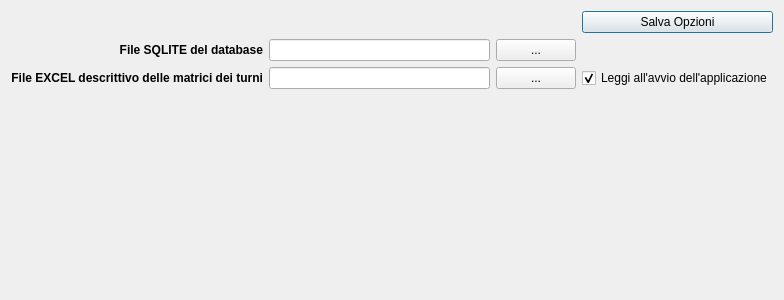
<?xml version="1.0" encoding="UTF-8"?>
<ui version="4.0">
 <class>FormOpzioniFileEsterni</class>
 <widget class="QWidget" name="FormOpzioniFileEsterni">
  <property name="geometry">
   <rect>
    <x>0</x>
    <y>0</y>
    <width>784</width>
    <height>300</height>
   </rect>
  </property>
  <property name="windowTitle">
   <string>Opzioni file esterni</string>
  </property>
  <layout class="QGridLayout" name="gridLayout">
   <item row="2" column="0">
    <widget class="QLabel" name="label">
     <property name="font">
      <font>
       <weight>75</weight>
       <bold>true</bold>
      </font>
     </property>
     <property name="text">
      <string>File EXCEL descrittivo delle matrici dei turni</string>
     </property>
     <property name="alignment">
      <set>Qt::AlignRight|Qt::AlignTrailing|Qt::AlignVCenter</set>
     </property>
    </widget>
   </item>
   <item row="2" column="3">
    <widget class="QCheckBox" name="cbFileMatriceTurni">
     <property name="text">
      <string>Leggi all'avvio dell'applicazione</string>
     </property>
     <property name="checked">
      <bool>true</bool>
     </property>
    </widget>
   </item>
   <item row="2" column="1">
    <widget class="QLineEdit" name="leNomeFileExcelMatriceTurni">
     <property name="text">
      <string/>
     </property>
    </widget>
   </item>
   <item row="2" column="2">
    <widget class="QPushButton" name="pbScegliFileMatriceTurni">
     <property name="text">
      <string>...</string>
     </property>
    </widget>
   </item>
   <item row="3" column="0">
    <spacer name="verticalSpacer">
     <property name="orientation">
      <enum>Qt::Vertical</enum>
     </property>
     <property name="sizeHint" stdset="0">
      <size>
       <width>20</width>
       <height>40</height>
      </size>
     </property>
    </spacer>
   </item>
   <item row="0" column="3">
    <widget class="QPushButton" name="pbSalvaOpzioni">
     <property name="text">
      <string>Salva Opzioni</string>
     </property>
     <property name="autoDefault">
      <bool>true</bool>
     </property>
     <property name="default">
      <bool>true</bool>
     </property>
    </widget>
   </item>
   <item row="1" column="0">
    <widget class="QLabel" name="label_2">
     <property name="font">
      <font>
       <weight>75</weight>
       <bold>true</bold>
      </font>
     </property>
     <property name="text">
      <string>File SQLITE del database</string>
     </property>
     <property name="alignment">
      <set>Qt::AlignRight|Qt::AlignTrailing|Qt::AlignVCenter</set>
     </property>
    </widget>
   </item>
   <item row="1" column="1">
    <widget class="QLineEdit" name="leNomeFileDatabase"/>
   </item>
   <item row="1" column="2">
    <widget class="QPushButton" name="pbFileSqlite">
     <property name="text">
      <string>...</string>
     </property>
    </widget>
   </item>
  </layout>
 </widget>
 <resources/>
 <connections/>
</ui>
